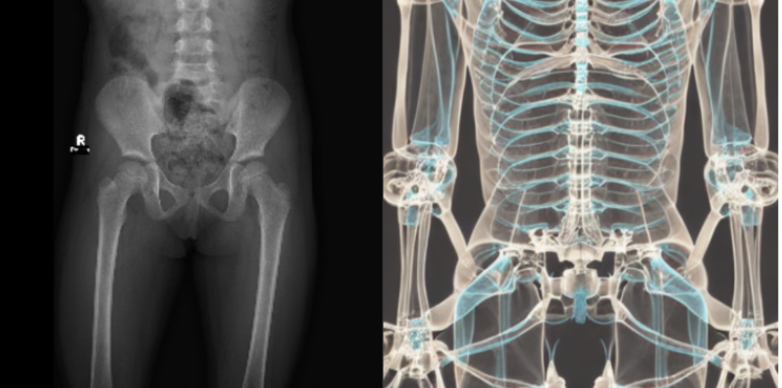
#> input picture docs/xray.png, 782 x 388 px
$ python pic-resize.py   (older library calls are emulated)
#> lines starting #> are read from the running program, lines starting #| are printed output that depends on the picture
from PIL import Image
import os

file_name = 'xray.png'
ratio = 4

# Open the image
img = Image.open(file_name)
#> img is the input picture: PIL image 782x388 RGBA; mean R, G, B, A 92.4, 91.6, 89.2, 255

# Calculate the new size (half of the original)
new_size = (img.width // ratio, img.height // ratio)
#> new_size = (195, 97)

# Resize the image while preserving the aspect ratio
resized_img = img.resize(new_size, Image.ANTIALIAS)
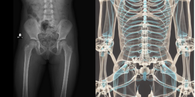
#> resized_img: PIL image 195x97 RGBA; mean R, G, B, A 92.4, 91.6, 89.2, 255

# Save the resized image, overwriting the original
resized_img.save(file_name)

print("Images resized and overwritten successfully!")
